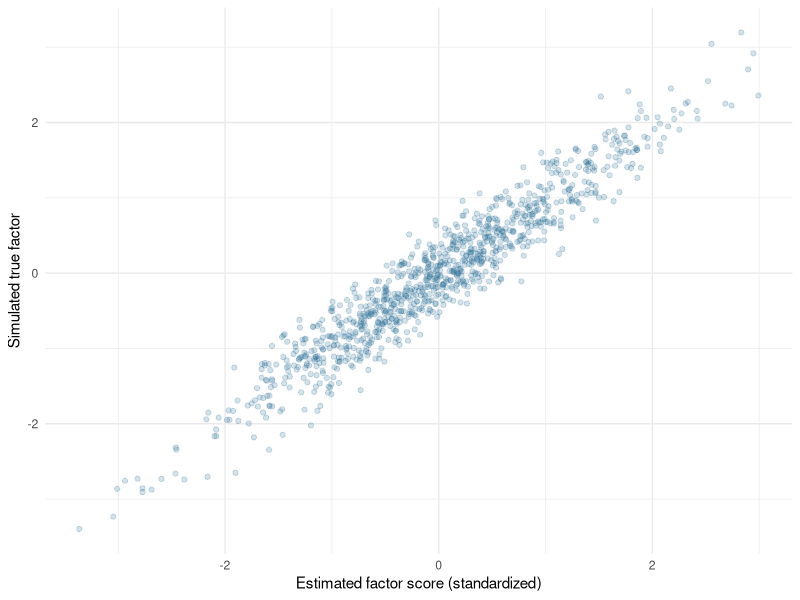
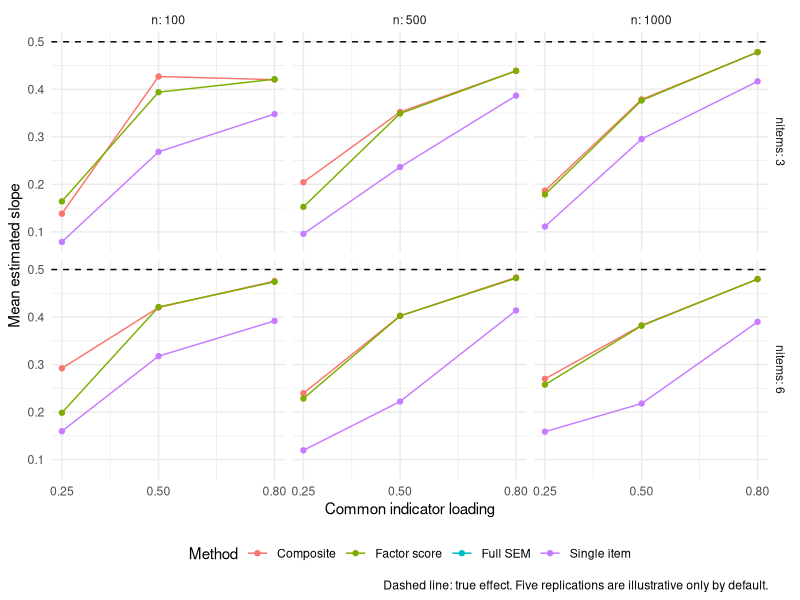

Write the R code that produced these figures, in order.
## ---- chunk 1
#| label: setup
#| include: false
library(lavaan)
library(psych)
library(dplyr)
library(tidyr)
library(ggplot2)
library(knitr)
set.seed(1234)
## ---- chunk 2
make_data <- function(n = 1000, nitems = 6, loading = .8, effect = .5) {
  f <- rnorm(n)
  errors <- matrix(rnorm(n * nitems), nrow = n)
  x <- loading * f + sqrt(1 - loading^2) * errors
  colnames(x) <- paste0("x", seq_len(nitems))
  data.frame(x, y = 2 + effect * f + rnorm(n), f = f)
}
example_data <- make_data()
summary(lm(y ~ f, data = example_data))
## ---- chunk 3
item_names <- paste0("x", 1:6)
fa_fit <- psych::fa(example_data[item_names], nfactors = 1, fm = "ml",
                    scores = "regression")
fa_fit
## ---- chunk 4
scores <- as.numeric(fa_fit$scores)
if (sum(fa_fit$loadings) < 0) scores <- -scores
example_data$score <- as.numeric(scale(scores))
cor(example_data$score, example_data$f)
summary(lm(y ~ score, data = example_data))
## ---- chunk 5
#| fig-width: 6
#| fig-height: 4
ggplot(example_data, aes(score, f)) +
  geom_point(alpha = .2, color = "#246b92") +
  labs(x = "Estimated factor score (standardized)", y = "Simulated true factor") +
  theme_minimal()
## ---- chunk 6
compare_scores <- function(dat) {
  items <- grep("^x[0-9]+$", names(dat), value = TRUE)
  dat$composite <- as.numeric(scale(rowMeans(dat[items])))
  dat$single_item <- as.numeric(scale(dat[[items[1]]]))
  factor_slope <- tryCatch({
    fit <- psych::fa(dat[items], nfactors = 1, fm = "ml", scores = "regression")
    sign_factor <- if (sum(fit$loadings) < 0) -1 else 1
    dat$factor_score <- as.numeric(scale(sign_factor * fit$scores))
    unname(coef(lm(y ~ factor_score, data = dat))[2])
  }, error = function(e) NA_real_)
  sem_slope <- tryCatch({
    syntax <- paste0("f =~ ", paste(items, collapse = " + "), "\ny ~ f")
    fit_sem <- lavaan::sem(syntax, data = dat, std.lv = TRUE)
    if (!lavInspect(fit_sem, "converged") || !lavInspect(fit_sem, "post.check")) {
      NA_real_
    } else {
      pe <- parameterEstimates(fit_sem)
      pe$est[pe$lhs == "y" & pe$op == "~" & pe$rhs == "f"]
    }
  }, error = function(e) NA_real_)
  c("Single item" = unname(coef(lm(y ~ single_item, data = dat))[2]),
    "Composite" = unname(coef(lm(y ~ composite, data = dat))[2]),
    "Factor score" = factor_slope,
    "Full SEM" = sem_slope)
}
comparison <- compare_scores(example_data)
kable(data.frame(Method = names(comparison), Slope = comparison), digits = 3)
## ---- chunk 7
replications <- as.integer(Sys.getenv("SEM_SIM_REPS", "5"))
stopifnot(length(replications) == 1L, !is.na(replications), replications > 0)
grid <- expand.grid(loading = c(.25, .5, .8), nitems = c(3, 6),
                    effect = c(.15, .3, .5), n = c(100, 500, 1000))
set.seed(21523)
results <- lapply(seq_len(nrow(grid)), function(i) {
  scenario <- grid[i, ]
  estimates <- lapply(seq_len(replications), function(r) {
    dat <- make_data(n = scenario$n, nitems = scenario$nitems,
                     loading = scenario$loading, effect = scenario$effect)
    tryCatch(suppressWarnings(compare_scores(dat)),
             error = function(e) setNames(rep(NA_real_, 4), names(comparison)))
  })
  estimates <- do.call(rbind, estimates)
  data.frame(scenario,
             Method = colnames(estimates),
             Mean_slope = colMeans(estimates, na.rm = TRUE),
             Successful = colSums(is.finite(estimates)),
             Requested = replications)
}) |> bind_rows()
## ---- chunk 8
#| fig-width: 9
#| fig-height: 6
results |>
  filter(effect == .5) |>
  ggplot(aes(loading, Mean_slope, color = Method, group = Method)) +
  geom_hline(yintercept = .5, linetype = 2) +
  geom_line() + geom_point() +
  facet_grid(nitems ~ n, labeller = label_both) +
  scale_x_continuous(breaks = c(.25, .5, .8)) +
  labs(x = "Common indicator loading", y = "Mean estimated slope",
       caption = "Dashed line: true effect. Five replications are illustrative only by default.") +
  theme_minimal() + theme(legend.position = "bottom")
## ---- chunk 9
results |>
  group_by(loading, nitems, n) |>
  summarise(Successful = sum(Successful), Requested = sum(Requested), .groups = "drop") |>
  kable(caption = "Successful estimates across effects and methods")
